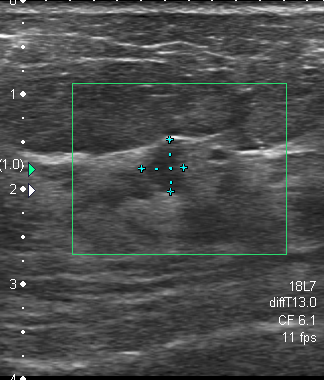
#> input picture resultados/v5_abstencion_sample1/result.png, 324 x 380 px
$ python cli.py --image ../resultados/v5_abstencion_sample1/result.png --outdir out   (older library calls are emulated)
#> lines starting #> are read from the running program, lines starting #| are printed output that depends on the picture; after the words box and inside, x2 and y2 are one past the last pixel; in counts of white or black regions, pixels touching at a corner belong together
#> in read, a is the input picture: shape (380, 324, 3); mean B, G, R 75.3, 76, 74.7
### acoustic/metrics.py
"""Explicit support, units and missingness for B-mode image measurements."""
import cv2
import numpy as np
from scipy import ndimage, stats
from skimage.metrics import structural_similarity


# [7 lines left out: function binary, not called in this run]


def gray(image):
    a = np.asarray(image)
    if a.dtype != np.uint8 or a.ndim not in (2, 3) or (a.ndim == 3 and a.shape[2] != 3):
        raise ValueError('Expected uint8 grayscale or RGB; no implicit intensity scaling')
    return a.astype(float) if a.ndim == 2 else cv2.cvtColor(a, cv2.COLOR_RGB2GRAY).astype(float)


def ring_of(mask, radius=5):
    return ndimage.binary_dilation(mask, iterations=radius) & ~mask


# [117 lines left out: functions glcm_features, measurements, segmentation_metrics, not called in this run]

### acoustic/pipeline.py
"""Selective inpainting: a candidate is exported only after explicit QC."""
from dataclasses import dataclass, asdict
import cv2
import numpy as np
from scipy import ndimage
from .metrics import binary, gray, ring_of, measurements


@dataclass(frozen=True)
class Policy:
    max_coverage: float = 0.08
    min_std_ratio: float = 0.80
    max_std_ratio: float = 1.20
    max_sobel_jump: float = 60.0
    protected_margin_px: int = 3
    min_ring_pixels: int = 32


def detect(image):
    """Heuristic candidates, NEVER a calibrated tissue/annotation classifier.

    Keep stroke support only; no expansion into surrounding anatomy.
    Includes bright crosses, thin measurement lines and aligned text groups.
    """
    g = gray(image).astype(np.uint8)
    top = cv2.morphologyEx(g, cv2.MORPH_TOPHAT, np.ones((9,9), np.uint8))
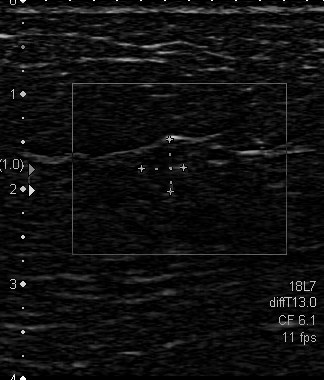
#> top: shape (380, 324); min 0, max 255, mean 15.3
    bright = ((g >= 220) & (top >= 40)).astype(np.uint8)
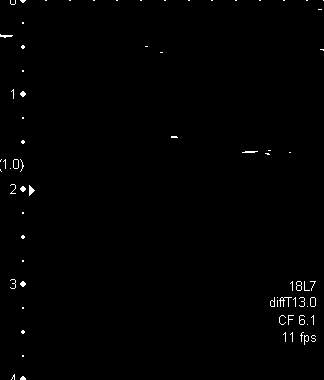
#> bright: shape (380, 324); values 0 (black) and 1 (white), 0.66% white in thin lines or dots
    core = cv2.erode((g >= 235).astype(np.uint8), np.ones((3,3), np.uint8))
#> core: shape (380, 324); values 0 (black) and 1 (white), 0.02% white in thin lines or dots, all inside (x1, y1, x2, y2) = (21, 0, 33, 380)
    solid = cv2.dilate(core, np.ones((9,9), np.uint8)) > 0
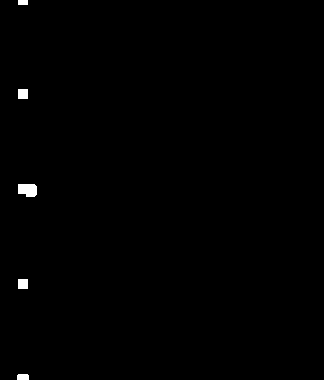
#> solid: shape (380, 324) bool; 0.44% white; 5 white regions, box (x1, y1, x2, y2) and area: (18, 184, 37, 197) 217, (18, 89, 28, 99) 100, (18, 279, 28, 289) 100, (17, 374, 29, 380) 70, (18, 0, 28, 5) 50
    bright[solid] = 0
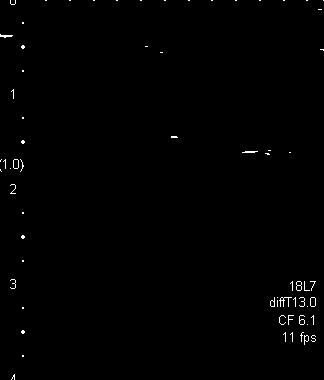
#> bright: shape (380, 324); values 0 (black) and 1 (white), 0.54% white in thin lines or dots
    h = cv2.morphologyEx(bright, cv2.MORPH_OPEN, np.ones((1,5),np.uint8))
#> h: shape (380, 324); values 0 (black) and 1 (white), 0.09% white in thin lines or dots, all inside (x1, y1, x2, y2) = (0, 35, 324, 320)
    v = cv2.morphologyEx(bright, cv2.MORPH_OPEN, np.ones((5,1),np.uint8))
#> v: shape (380, 324); values 0 (black) and 1 (white), 0.19% white in thin lines or dots
    d1 = cv2.morphologyEx(bright, cv2.MORPH_OPEN, np.eye(5,dtype=np.uint8))
#> d1: shape (380, 324); values 0 (black) and 1 (white), 0% white in thin lines or dots, all inside (x1, y1, x2, y2) = (0, 0, 324, 37)
    d2 = cv2.morphologyEx(bright, cv2.MORPH_OPEN, np.fliplr(np.eye(5,dtype=np.uint8)))
#> d2: shape (380, 324); values 0 (black) and 1 (white), 0% white in thin lines or dots, all inside (x1, y1, x2, y2) = (10, 188, 16, 194)
    k = np.ones((3,3), np.uint8)
    seeds = (cv2.dilate(h,k)&cv2.dilate(v,k)) | (cv2.dilate(d1,k)&cv2.dilate(d2,k))
#> seeds: shape (380, 324); values 0 (black) and 1 (white), 0.05% white in thin lines or dots, all inside (x1, y1, x2, y2) = (278, 289, 306, 321)
    clusters = cv2.morphologyEx(bright, cv2.MORPH_CLOSE, np.ones((2,11),np.uint8))
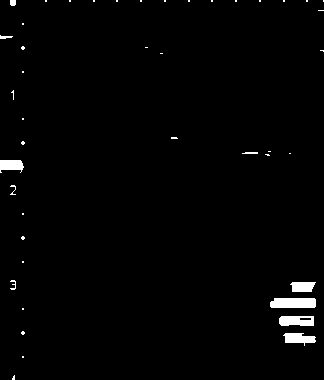
#> clusters: shape (380, 324); values 0 (black) and 1 (white), 1.5% white; 44 white regions (34 under 20 px), largest, box (x1, y1, x2, y2) and area: (270, 298, 316, 308) 444, (279, 316, 314, 326) 311, (283, 333, 316, 346) 272
    n, labels, info, _ = cv2.connectedComponentsWithStats(clusters)
#> labels: shape (380, 324) int32; 45 distinct labels, from 0 to 44
#> n = 45; info = 45 rows, first 6: [0, 0, 324, 380, 121299], [10, 0, 6, 6, 34], [45, 0, 2, 2, 4], [69, 0, 2, 2, 4], [93, 0, 2, 2, 4], [116, 0, 2, 2, 4]
    for idx in range(1,n):
        x,y,w,hh,area = info[idx]
        if w >= 18 and 5 <= hh <= 24 and w/hh >= 1.5:
            seeds[labels == idx] = 1
#> this loop made 44 passes
#> (x, y, w, hh, area) on passes 1, 17, 28, 31, 32, 36, 37, 38, 40, 42: (10, 0, 6, 6, 34), (0, 35, 13, 4, 32), (242, 152, 16, 2, 29), (0, 160, 24, 13, 235), (10, 185, 6, 10, 24), (10, 280, 6, 10, 29), (290, 282, 26, 10, 219), (270, 298, 46, 10, 444), (279, 316, 35, 10, 311), (283, 333, 33, 13, 272)
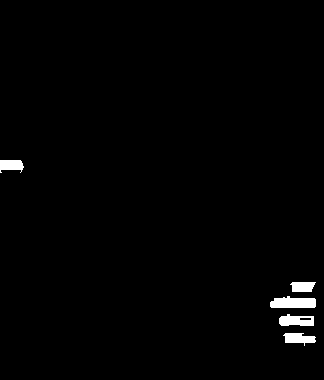
#> seeds: shape (380, 324); values 0 (black) and 1 (white), 1.2% white; 5 white regions, box (x1, y1, x2, y2) and area: (270, 296, 316, 308) 452, (279, 314, 314, 326) 317, (283, 333, 316, 346) 272, (0, 160, 24, 173) 235, (290, 282, 316, 292) 219
    # Long, bright straight strokes; still ambiguous in tissue and require support.
    for kernel in (np.ones((1,21),np.uint8), np.ones((21,1),np.uint8)):
        seeds |= cv2.morphologyEx(bright, cv2.MORPH_OPEN, kernel)
    n, labels = cv2.connectedComponents(bright)
#> labels: shape (380, 324) int32; 68 distinct labels, from 0 to 67
#> n = 68
    ids = np.unique(labels[seeds > 0])
#> ids = 29 values from 0 to 65
    result = np.isin(labels, ids[ids>0]) & (bright>0)
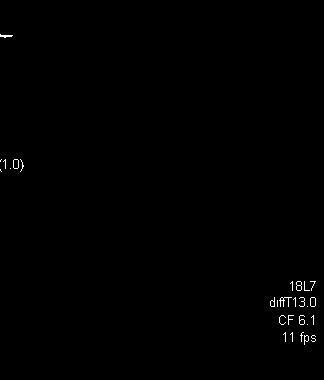
#> result: shape (380, 324) bool; 0.35% white in thin lines or dots, all inside (x1, y1, x2, y2) = (0, 34, 316, 345)
    if image.ndim==3:
        rgb=image.astype(np.int16)
        # Yellow overlays are suppressed by grayscale-only thresholds. Candidate
        # support only: color is not a clinical certification of annotation.
        yellow=(rgb[...,0]>130)&(rgb[...,1]>100)&(rgb[...,2]<0.60*np.minimum(rgb[...,0],rgb[...,1]))
#> yellow: shape (380, 324) bool; every value is 0
        n,yl,info,_=cv2.connectedComponentsWithStats(yellow.astype(np.uint8))
#> yl: shape (380, 324) int32; every value is 0
#> n = 1; info = [[0, 0, 324, 380, 123120]]
        for idx in range(1,n):
            if 2<=info[idx,cv2.CC_STAT_AREA]<=2000:
                result |= yl==idx
    return result


# [30 lines left out: function acoustic_candidate, not called in this run]


def run(image, mask=None, *, certified_artifact=None, protected=None, neural=None, policy=None):
    """No certified support => abstention, preserving original + candidate mask.

    certified_artifact is independent pixelwise annotation support, NOT a lesion
    segmentation. In unattended use it may come from an independently validated
    upstream detector. Supplying it is an explicit trust boundary.
    """
    policy = policy or Policy()
    gray(image)
    m = detect(image) if mask is None else binary(mask, image.shape[:2])
    report = {'policy': asdict(policy), 'status': 'abstained', 'reasons': [],
              'backend': 'ffc_acoustic' if neural else 'telea_acoustic',
              'candidate_pixels': int(m.sum()), 'clinical_validation': False}
    if not m.any():
        report.update(status='unchanged', reasons=['no_candidate_not_proof_of_cleanliness'])
        return image.copy(), m, report
    if certified_artifact is None:
        report['reasons'].append('independent_artifact_support_required')
    elif np.any(m & ~binary(certified_artifact,m.shape)):
        report['reasons'].append('candidate_outside_certified_artifact')
    if m.mean() > policy.max_coverage:
        report['reasons'].append('excessive_mask_coverage')
    if protected is not None:
        p = binary(protected,m.shape)
        if policy.protected_margin_px > 0:
            p = ndimage.binary_dilation(p,iterations=policy.protected_margin_px)
        if np.any(m&p):
            report['reasons'].append('protected_anatomy_intersection')
    if report['reasons']:
        return image.copy(), m, report
    candidate = acoustic_candidate(image,m,neural)
    qc = measurements(image,candidate,m)
    report['qc'] = qc
    # Each component must pass, so a large good patch cannot hide a small bad one.
    labels, n = ndimage.label(m)
    component_qc = []
    for idx in range(1,n+1):
        comp = labels == idx
        clean_ring = ring_of(comp)&~m
        q = measurements(image,candidate,comp,tissue=~m)
        component_qc.append(q)
        if clean_ring.sum() < policy.min_ring_pixels or q['std_ratio'] is None or q['sobel_jump'] is None:
            report['reasons'].append('insufficient_component_support')
        elif not policy.min_std_ratio <= q['std_ratio'] <= policy.max_std_ratio or q['sobel_jump'] >= policy.max_sobel_jump:
            report['reasons'].append('component_acoustic_qc_failed')
    report['components'] = component_qc
    if qc['outside_changed_pixels'] != 0:
        report['reasons'].append('outside_mask_changed')
    if report['reasons']:
        report['reasons'] = sorted(set(report['reasons']))
        return image.copy(), m, report
    report['status'] = 'accepted_research'
    return candidate,m,report

### acoustic/cli.py
"""python -m acoustic.cli --image image.png --outdir new_directory"""
import argparse
import hashlib
import json
from pathlib import Path
import cv2
from .pipeline import run


def sha256(path):
    digest = hashlib.sha256()
    with open(path,'rb') as f:
        for chunk in iter(lambda:f.read(1024*1024),b''):
            digest.update(chunk)
    return digest.hexdigest()


def read(path, mask=False):
    a = cv2.imread(str(path), cv2.IMREAD_GRAYSCALE if mask else cv2.IMREAD_UNCHANGED)
    if a is None:
        raise ValueError(f'Unreadable image: {path}')
    if not mask and a.ndim == 3:
        if a.shape[2] != 3:
            raise ValueError('Alpha channels are not supported')
        a = cv2.cvtColor(a,cv2.COLOR_BGR2RGB)
    return a


def write(path, image):
    a = cv2.cvtColor(image,cv2.COLOR_RGB2BGR) if image.ndim == 3 else image
    if not cv2.imwrite(str(path),a):
        raise OSError(f'Failed to save {path}')


def main():
    p = argparse.ArgumentParser(description='Selective research inpainting with abstention')
    p.add_argument('--image', required=True)
    p.add_argument('--outdir', required=True)
    p.add_argument('--mask', help='Optional candidate artifact mask; otherwise automatic detection')
    p.add_argument('--certified-artifact', help='Independent pixelwise artifact support, never lesion mask')
    p.add_argument('--protected', help='Lesion/anatomy exclusion mask')
    p.add_argument('--weights', help='FFC tensor checkpoint; omission uses explicitly labelled Telea acoustic baseline')
    args = p.parse_args()
    out = Path(args.outdir)
    if out.exists():
        p.error('Use a new output directory to preserve previous runs')
    im = read(args.image)
    optional = {k: read(v,True) if v else None for k,v in [('mask',args.mask),('certified_artifact',args.certified_artifact),('protected',args.protected)]}
    # Load only when inference can be attempted; no fallback weights.
    neural = None
    if args.weights and args.certified_artifact:
        from inferencia_ecografia import InpainterEcografia
        neural = InpainterEcografia(args.weights)
    result,mask,report = run(im,neural=neural,**optional)
#> report = 6 items
    report['inputs'] = {k:{'path':str(Path(v).resolve()),'sha256':sha256(v)} for k,v in vars(args).items() if k!='outdir' and v}
    out.mkdir(parents=True)
    write(out/'result.png',result)
    write(out/'candidate_mask.png',mask.astype('uint8')*255)
    # Verify persisted image, not merely the in-memory compositor.
    if not (read(out/'result.png') == result).all():
        raise RuntimeError('Lossless round trip verification failed')
    report['output_sha256'] = sha256(out/'result.png')
    (out/'audit.json').write_text(json.dumps(report,indent=2,allow_nan=False),encoding='utf-8')
    print(json.dumps({'status':report['status'],'reasons':report['reasons'],'outdir':str(out)}))
#| {"status": "abstained", "reasons": ["independent_artifact_support_required"], "outdir": "out"}


if __name__ == '__main__':
    main()
